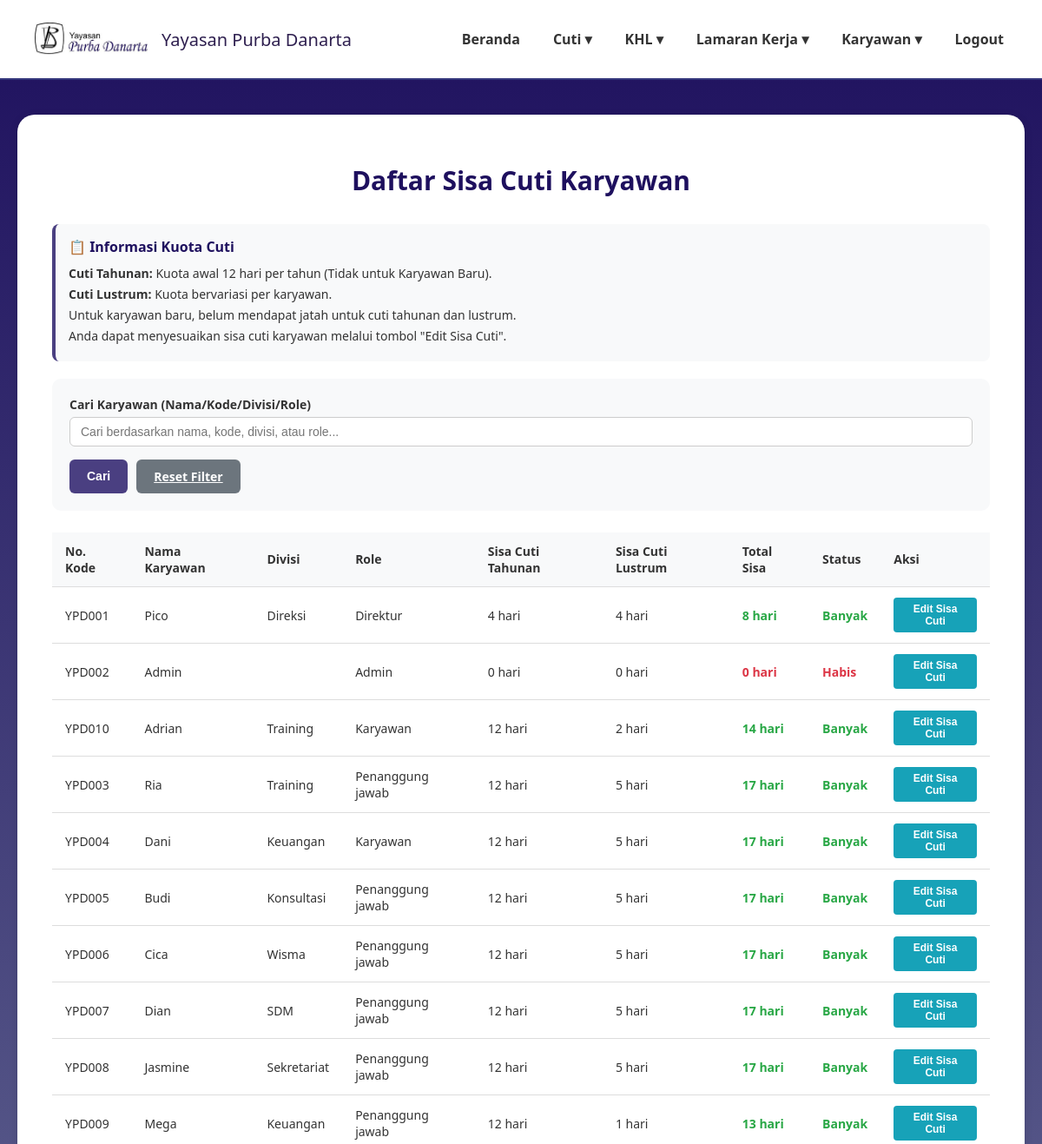
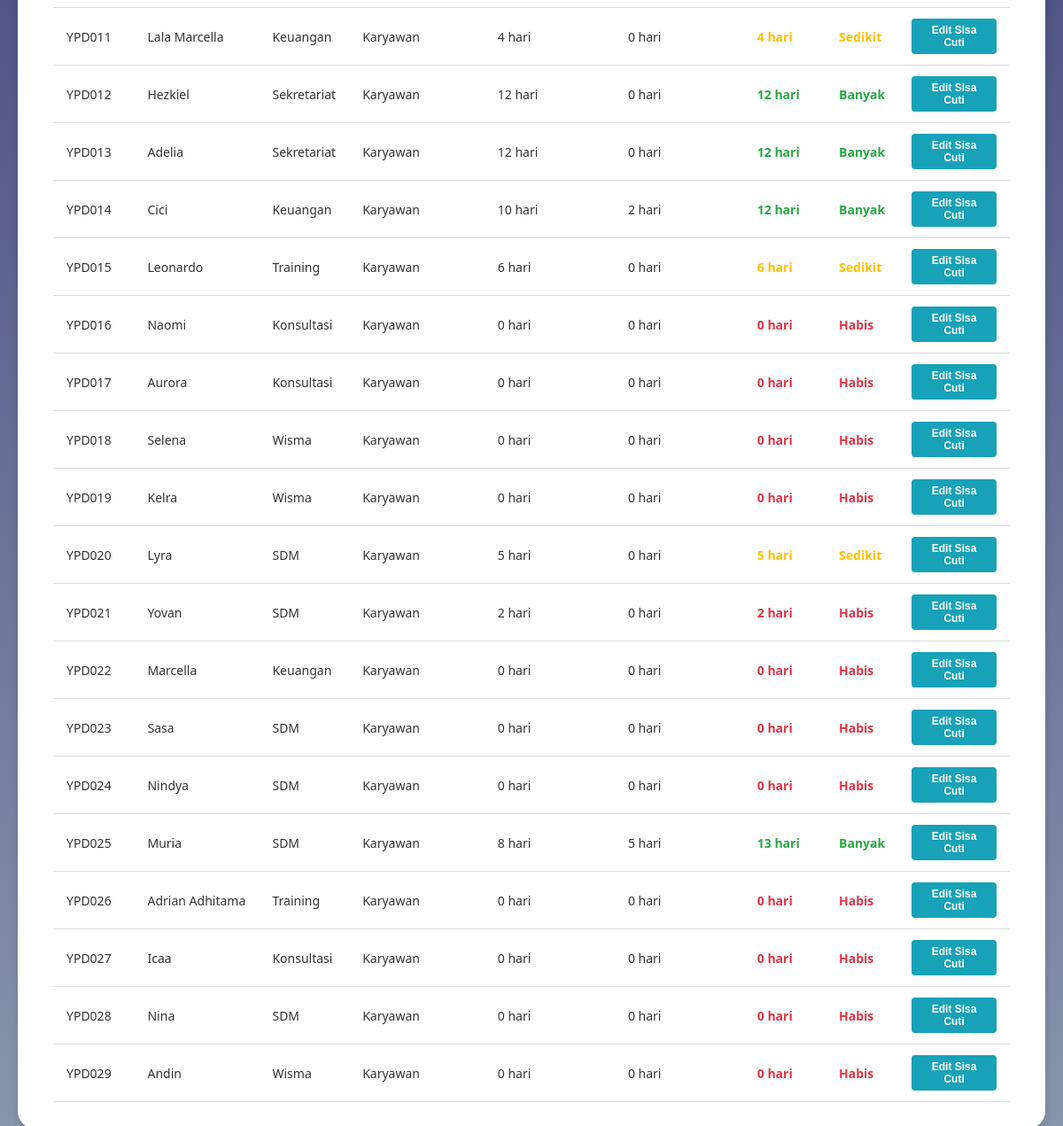
Screenshot of /daftar_sisa_cuti.php (signed in) with the database file from the repository (2 pictures, top to bottom).
### tables this page shows
CREATE TABLE `data_karyawan` (
  `id_karyawan` int(11) NOT NULL,
  `kode_karyawan` varchar(20) NOT NULL,
  `nama_lengkap` varchar(100) NOT NULL,
  `email` varchar(100) NOT NULL,
  `password` varchar(255) NOT NULL,
  `jabatan` varchar(50) NOT NULL,
  `divisi` varchar(50) NOT NULL,
  `role` enum('karyawan','direktur','admin','penanggung jawab') NOT NULL DEFAULT 'karyawan',
  `no_telp` varchar(20) DEFAULT NULL,
  `sisa_cuti_tahunan` int(3) DEFAULT 0,
  `sisa_cuti_lustrum` int(3) DEFAULT 0,
  `status_aktif` enum('aktif','non_aktif') NOT NULL DEFAULT 'aktif',
  `created_at` timestamp NOT NULL DEFAULT current_timestamp(),
  `jenis_kelamin` varchar(10) DEFAULT NULL,
  `tempat_lahir` varchar(100) DEFAULT NULL,
  `tanggal_lahir` date DEFAULT NULL,
  `nik` varchar(20) DEFAULT NULL,
  `alamat_rumah` text DEFAULT NULL,
  `alamat_domisili` text DEFAULT NULL,
  `agama` varchar(20) DEFAULT NULL,
  `kontak_darurat` varchar(20) DEFAULT NULL,
  `pendidikan_terakhir` varchar(50) DEFAULT NULL
);

### daftar_sisa_cuti.php (the view, shortened to what this page needs)
<?php
require 'config.php';
$search_query = $_GET['search'] ?? '';
$sql = "SELECT id_karyawan, kode_karyawan, nama_lengkap, divisi, role, sisa_cuti_tahunan, sisa_cuti_lustrum FROM data_karyawan";
if (!empty($search_query)) {
    $search_term = "%" . $search_query . "%";
    $sql .= " WHERE nama_lengkap LIKE ? OR kode_karyawan LIKE ? OR divisi LIKE ? OR role LIKE ?";
    $stmt = $conn->prepare($sql);
    $stmt->bind_param("ssss", $search_term, $search_term, $search_term, $search_term);
} else {
    $stmt = $conn->prepare($sql);
}
$stmt->execute();
$result = $stmt->get_result();
$filtered_data = $result->fetch_all(MYSQLI_ASSOC);
?>
<!DOCTYPE html>
<html lang="id">
<head>
</head>
<body>
<header>
    <div class="logo">
    <img src="image/namayayasan.png" alt="Logo Yayasan">
    <span>Yayasan Purba Danarta</span>
  </div>
    <nav>
        <ul>
        <li><a href="dashboardadmin.php">Beranda</a></li>
        <li><a href="#">Cuti ▾</a>
        </li>
        <li><a href="#">KHL ▾</a>
        </li>
        <li><a href="#">Lamaran Kerja ▾</a>
        </li>
        <li><a href="#">Karyawan ▾</a>
        </li>
          <ul>
                <li><a href="logout2.php">Logout</a></li>
            </ul>
        </ul>
    </nav>
</header>
<main>
    <div class="card">
        <h2 class="page-title">Daftar Sisa Cuti Karyawan</h2>
        <div class="info-box">
            <h4>📋 Informasi Kuota Cuti</h4>
            <p><strong>Cuti Tahunan:</strong> Kuota awal 12 hari per tahun (Tidak untuk Karyawan Baru).</p>
            <p><strong>Cuti Lustrum:</strong> Kuota bervariasi per karyawan.</p>
            <p>Untuk karyawan baru, belum mendapat jatah untuk cuti tahunan dan lustrum.</p>
            <p>Anda dapat menyesuaikan sisa cuti karyawan melalui tombol "Edit Sisa Cuti".</p>
        </div>
        <div class="filter-section">
            <form method="GET" action="daftar_sisa_cuti.php">
                <div class="filter-row">
                    <div class="filter-group search-group">
                        <label for="search">Cari Karyawan (Nama/Kode/Divisi/Role)</label>
                        <input type="text" id="search" name="search" placeholder="Cari berdasarkan nama, kode, divisi, atau role..." value="<?= htmlspecialchars($search_query) ?>">
                    </div>
                </div>
                <div class="action-bar">
                    <button type="submit" class="btn btn-cari">Cari</button>
                    <a href="daftar_sisa_cuti.php" class="btn btn-reset">Reset Filter</a>
                </div>
            </form>
        </div>
        <table class="data-table">
            <thead>
                <tr>
                    <th>No. Kode</th>
                    <th>Nama Karyawan</th>
                    <th>Divisi</th>
                    <th>Role</th>
                    <th>Sisa Cuti Tahunan</th>
                    <th>Sisa Cuti Lustrum</th>
                    <th>Total Sisa</th>
                    <th>Status</th>
                    <th>Aksi</th>
                </tr>
            </thead>
            <tbody>
                <?php if (!empty($filtered_data)): ?>
                    <?php foreach($filtered_data as $karyawan):
                        $total_sisa = $karyawan['sisa_cuti_tahunan'] + $karyawan['sisa_cuti_lustrum'];
                        if ($total_sisa >= 8) {
                            $status_class = 'sisa-banyak';
                            $status_text = 'Banyak';
                        } elseif ($total_sisa >= 3) {
                            $status_class = 'sisa-sedikit';
                            $status_text = 'Sedikit';
                        } else {
                            $status_class = 'sisa-habis';
                            $status_text = 'Habis';
                        }
                    ?>
                    <tr>
                        <td><?= htmlspecialchars($karyawan['kode_karyawan']) ?></td>
                        <td><?= htmlspecialchars($karyawan['nama_lengkap']) ?></td>
                        <td><?= htmlspecialchars($karyawan['divisi']) ?></td>
                        <td><?= htmlspecialchars(ucfirst($karyawan['role'])) ?></td>
                        <td><?= htmlspecialchars($karyawan['sisa_cuti_tahunan']) ?> hari</td>
                        <td><?= htmlspecialchars($karyawan['sisa_cuti_lustrum']) ?> hari</td>
                        <td>
                            <strong class="<?= $status_class ?>"><?= $total_sisa ?> hari</strong>
                        </td>
                        <td>
                            <span class="<?= $status_class ?>"><?= $status_text ?></span>
                        </td>
                        <td class="action-cell">
                            <button class="btn-action btn-edit" onclick='editSisaCuti(<?= json_encode($karyawan) ?>)'>Edit Sisa Cuti</button>
                        </td>
                    </tr>
                    <?php endforeach; ?>
                <?php else: ?>
                    <tr>
                        <td colspan="9" class="no-data">Tidak ada data karyawan yang ditemukan</td>
                    </tr>
                <?php endif; ?>
            </tbody>
        </table>
    </div>
</main>
</body>
</html>

### daftar_sisa_cuti.php (style rules this page uses)
body { margin:0; font-family:'Segoe UI', Tahoma, Geneva, Verdana, sans-serif; background: linear-gradient(180deg,#1E105E 0%,#8897AE 100%); min-height:100vh; color:#333; }
header { background:rgba(255,255,255,1); padding:20px 40px; display:flex; justify-content:space-between; align-items:center; border-bottom:2px solid #34377c; }
.logo { display:flex; align-items:center; gap:16px; font-weight:500; font-size:20px; color:#2e1f4f; }
.logo img { width: 130px; height: 50px; object-fit: contain; }
nav ul { list-style:none; margin:0; padding:0; display:flex; gap:30px; }
nav li { position:relative; }
nav a { text-decoration:none; color:#333; font-weight:600; padding:8px 4px; display:block; }
main { max-width:1400px; margin:40px auto; padding:0 20px; }
.card { background:#fff; border-radius:20px; padding:30px 40px; box-shadow:0 2px 10px rgba(0,0,0,0.15); }
.page-title { font-size: 30px; font-weight: 600; text-align: center; margin-bottom: 30px; color: #1E105E; }
.filter-section { background: #f8f9fa; padding: 20px; border-radius: 10px; margin-bottom: 25px; }
.filter-row { display: flex; gap: 15px; align-items: end; flex-wrap: wrap; }
.filter-group { display: flex; flex-direction: column; gap: 5px; }
.filter-group label { font-weight: 600; font-size: 14px; color: #333; }
.filter-group input { padding: 8px 12px; border: 1px solid #ccc; border-radius: 6px; font-size: 14px; }
.filter-group.search-group { flex-grow: 1; min-width: 300px; }
.action-bar { display: flex; gap: 10px; margin-top: 15px; }
.btn { padding: 10px 20px; border: none; border-radius: 6px; font-size: 14px; font-weight: 600; color: #fff; cursor: pointer; transition: opacity 0.3s; }
.btn-cari { background-color: #4a3f81; }
.btn-reset { background-color: #6c757d; }
.data-table { width: 100%; border-collapse: collapse; font-size: 14px; margin-top: 20px; }
.data-table th, .data-table td { padding: 12px 15px; text-align: left; border-bottom: 1px solid #ddd; }
.data-table th { background-color: #f8f9fa; font-weight: 600; color: #333; position: sticky; top: 0; }
.sisa-banyak { color: #28a745; font-weight: 600; }
.sisa-sedikit { color: #ffc107; font-weight: 600; }
.sisa-habis { color: #dc3545; font-weight: 600; }
.action-cell { display: flex; gap: 5px; }
.btn-action { padding: 6px 12px; border: none; border-radius: 4px; font-size: 12px; font-weight: 600; color: #fff; cursor: pointer; }
.btn-edit { background-color: #17a2b8; }
.info-box { background: #f8f9fa; padding: 15px; border-radius: 8px; margin-bottom: 20px; border-left: 4px solid #4a3f81; }
.info-box h4 { margin: 0 0 10px 0; color: #1E105E; }
.info-box p { margin: 5px 0; font-size: 14px; }

### rows the page displays
data_karyawan: kode_karyawan "YPD001", nama_lengkap "Pico", divisi "Direksi", role "Direktur", sisa_cuti_tahunan "4", sisa_cuti_lustrum "4", total_sisa "8", status_text "Banyak"
data_karyawan: kode_karyawan "YPD002", nama_lengkap "Admin", role "Admin", sisa_cuti_tahunan "0", sisa_cuti_lustrum "0", status_text "Habis"
data_karyawan: kode_karyawan "YPD010", nama_lengkap "Adrian", divisi "Training", role "Karyawan", sisa_cuti_tahunan "12", sisa_cuti_lustrum "2", total_sisa "14", status_text "Banyak"
data_karyawan: kode_karyawan "YPD003", nama_lengkap "Ria", divisi "Training", role "Penanggung jawab", sisa_cuti_tahunan "12", sisa_cuti_lustrum "5", total_sisa "17", status_text "Banyak"
data_karyawan: kode_karyawan "YPD004", nama_lengkap "Dani", divisi "Keuangan", role "Karyawan", sisa_cuti_tahunan "12", sisa_cuti_lustrum "5", total_sisa "17", status_text "Banyak"
data_karyawan: kode_karyawan "YPD005", nama_lengkap "Budi", divisi "Konsultasi", role "Penanggung jawab", sisa_cuti_tahunan "12", sisa_cuti_lustrum "5", total_sisa "17", status_text "Banyak"
data_karyawan: kode_karyawan "YPD006", nama_lengkap "Cica", divisi "Wisma", role "Penanggung jawab", sisa_cuti_tahunan "12", sisa_cuti_lustrum "5", total_sisa "17", status_text "Banyak"
data_karyawan: kode_karyawan "YPD007", nama_lengkap "Dian", divisi "SDM", role "Penanggung jawab", sisa_cuti_tahunan "12", sisa_cuti_lustrum "5", total_sisa "17", status_text "Banyak"
data_karyawan: kode_karyawan "YPD008", nama_lengkap "Jasmine", divisi "Sekretariat", role "Penanggung jawab", sisa_cuti_tahunan "12", sisa_cuti_lustrum "5", total_sisa "17", status_text "Banyak"
data_karyawan: kode_karyawan "YPD009", nama_lengkap "Mega", divisi "Keuangan", role "Penanggung jawab", sisa_cuti_tahunan "12", sisa_cuti_lustrum "1", total_sisa "13", status_text "Banyak"
data_karyawan: kode_karyawan "YPD011", nama_lengkap "Lala Marcella", divisi "Keuangan", role "Karyawan", sisa_cuti_tahunan "4", sisa_cuti_lustrum "0", status_text "Sedikit"
data_karyawan: kode_karyawan "YPD012", nama_lengkap "Hezkiel", divisi "Sekretariat", role "Karyawan", sisa_cuti_tahunan "12", sisa_cuti_lustrum "0", status_text "Banyak"
data_karyawan: kode_karyawan "YPD013", nama_lengkap "Adelia", divisi "Sekretariat", role "Karyawan", sisa_cuti_tahunan "12", sisa_cuti_lustrum "0", status_text "Banyak"
data_karyawan: kode_karyawan "YPD014", nama_lengkap "Cici", divisi "Keuangan", role "Karyawan", sisa_cuti_tahunan "10", sisa_cuti_lustrum "2", total_sisa "12", status_text "Banyak"
data_karyawan: kode_karyawan "YPD015", nama_lengkap "Leonardo", divisi "Training", role "Karyawan", sisa_cuti_tahunan "6", sisa_cuti_lustrum "0", status_text "Sedikit"
data_karyawan: kode_karyawan "YPD016", nama_lengkap "Naomi", divisi "Konsultasi", role "Karyawan", sisa_cuti_tahunan "0", sisa_cuti_lustrum "0", status_text "Habis"
data_karyawan: kode_karyawan "YPD017", nama_lengkap "Aurora", divisi "Konsultasi", role "Karyawan", sisa_cuti_tahunan "0", sisa_cuti_lustrum "0", status_text "Habis"
data_karyawan: kode_karyawan "YPD018", nama_lengkap "Selena", divisi "Wisma", role "Karyawan", sisa_cuti_tahunan "0", sisa_cuti_lustrum "0", status_text "Habis"
data_karyawan: kode_karyawan "YPD019", nama_lengkap "Kelra", divisi "Wisma", role "Karyawan", sisa_cuti_tahunan "0", sisa_cuti_lustrum "0", status_text "Habis"
data_karyawan: kode_karyawan "YPD020", nama_lengkap "Lyra", divisi "SDM", role "Karyawan", sisa_cuti_tahunan "5", sisa_cuti_lustrum "0", status_text "Sedikit"
data_karyawan: kode_karyawan "YPD021", nama_lengkap "Yovan", divisi "SDM", role "Karyawan", sisa_cuti_tahunan "2", sisa_cuti_lustrum "0", status_text "Habis"
data_karyawan: kode_karyawan "YPD022", nama_lengkap "Marcella", divisi "Keuangan", role "Karyawan", sisa_cuti_tahunan "0", sisa_cuti_lustrum "0", status_text "Habis"
data_karyawan: kode_karyawan "YPD023", nama_lengkap "Sasa", divisi "SDM", role "Karyawan", sisa_cuti_tahunan "0", sisa_cuti_lustrum "0", status_text "Habis"
data_karyawan: kode_karyawan "YPD024", nama_lengkap "Nindya", divisi "SDM", role "Karyawan", sisa_cuti_tahunan "0", sisa_cuti_lustrum "0", status_text "Habis"
data_karyawan: kode_karyawan "YPD025", nama_lengkap "Muria", divisi "SDM", role "Karyawan", sisa_cuti_tahunan "8", sisa_cuti_lustrum "5", total_sisa "13", status_text "Banyak"
data_karyawan: kode_karyawan "YPD026", nama_lengkap "Adrian Adhitama", divisi "Training", role "Karyawan", sisa_cuti_tahunan "0", sisa_cuti_lustrum "0", status_text "Habis"
data_karyawan: kode_karyawan "YPD027", nama_lengkap "Icaa", divisi "Konsultasi", role "Karyawan", sisa_cuti_tahunan "0", sisa_cuti_lustrum "0", status_text "Habis"
data_karyawan: kode_karyawan "YPD028", nama_lengkap "Nina", divisi "SDM", role "Karyawan", sisa_cuti_tahunan "0", sisa_cuti_lustrum "0", status_text "Habis"
data_karyawan: kode_karyawan "YPD029", nama_lengkap "Andin", divisi "Wisma", role "Karyawan", sisa_cuti_tahunan "0", sisa_cuti_lustrum "0", status_text "Habis"
